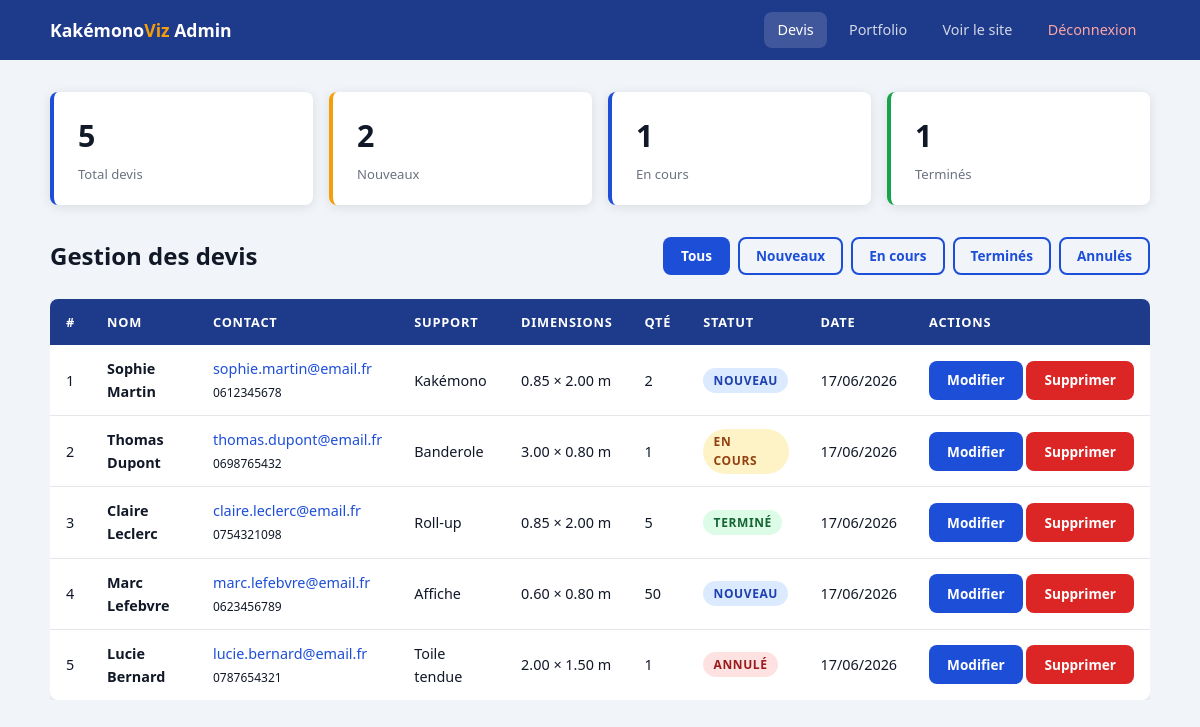
The page /admin/index.php (signed in) on the database its author committed.
### tables this page shows
CREATE TABLE IF NOT EXISTS devis (
    id           INT          UNSIGNED AUTO_INCREMENT PRIMARY KEY,
    nom          VARCHAR(100) NOT NULL,
    email        VARCHAR(150) NOT NULL,
    telephone    VARCHAR(20)  NOT NULL,
    type_support VARCHAR(80)  NOT NULL,
    largeur      DECIMAL(6,2) NOT NULL,
    hauteur      DECIMAL(6,2) NOT NULL,
    quantite     INT          UNSIGNED NOT NULL DEFAULT 1,
    description  TEXT,
    fichier      VARCHAR(255) DEFAULT NULL,
    statut       ENUM('nouveau','en_cours','termine','annule') NOT NULL DEFAULT 'nouveau',
    cree_le      TIMESTAMP    NOT NULL DEFAULT CURRENT_TIMESTAMP
);

### fonctions.php (called while the page is built, shortened)
<?php
function get_devis(?string $statut = null): array {
    $pdo = getConnexion();
    if ($statut) {
        $stmt = $pdo->prepare('SELECT * FROM devis WHERE statut = :s ORDER BY cree_le DESC');
        $stmt->execute([':s' => $statut]);
    } else {
        $stmt = $pdo->query('SELECT * FROM devis ORDER BY cree_le DESC');
    }
    return $stmt->fetchAll();
}

### admin/index.php (the view, shortened to what this page needs)
<?php
require_once '../fonctions.php';
$filtre_statut = $_GET['statut'] ?? '';
$devis = get_devis($filtre_statut ?: null);
$tous    = get_devis();
$compteurs = [
    'total'    => count($tous),
    'nouveau'  => count(array_filter($tous, fn($d) => $d['statut'] === 'nouveau')),
    'en_cours' => count(array_filter($tous, fn($d) => $d['statut'] === 'en_cours')),
    'termine'  => count(array_filter($tous, fn($d) => $d['statut'] === 'termine')),
];
$labels_statut = [
    'nouveau'  => 'Nouveau',
    'en_cours' => 'En cours',
    'termine'  => 'Terminé',
    'annule'   => 'Annulé',
];
?>
<!DOCTYPE html>
<html lang="fr">
<head>
    <link rel="stylesheet" href="../style.css">
</head>
<body class="admin-body">
<nav class="admin-nav">
    <div class="container">
        <span class="admin-brand">Kakémono<span>Viz</span> Admin</span>
        <div class="admin-nav-links">
            <a href="index.php" class="active">Devis</a>
            <a href="portfolio.php">Portfolio</a>
            <a href="../index.php" target="_blank">Voir le site</a>
            <a href="logout.php" class="logout">Déconnexion</a>
        </div>
    </div>
</nav>
<main class="admin-main">
    <div class="container">
        <div class="dash-cards">
            <div class="dash-card">
                <div class="dash-card-val"><?= $compteurs['total'] ?></div>
                <div class="dash-card-lbl">Total devis</div>
            </div>
            <div class="dash-card ambre">
                <div class="dash-card-val"><?= $compteurs['nouveau'] ?></div>
                <div class="dash-card-lbl">Nouveaux</div>
            </div>
            <div class="dash-card">
                <div class="dash-card-val"><?= $compteurs['en_cours'] ?></div>
                <div class="dash-card-lbl">En cours</div>
            </div>
            <div class="dash-card vert">
                <div class="dash-card-val"><?= $compteurs['termine'] ?></div>
                <div class="dash-card-lbl">Terminés</div>
            </div>
        </div>
        <div class="admin-page-header">
            <h1>Gestion des devis</h1>
            <div style="display:flex;gap:.5rem;flex-wrap:wrap;">
                <?php foreach ([''=>'Tous', 'nouveau'=>'Nouveaux', 'en_cours'=>'En cours', 'termine'=>'Terminés', 'annule'=>'Annulés'] as $val => $label): ?>
                <a href="index.php<?= $val ? '?statut=' . $val : '' ?>"
                   class="btn btn-sm <?= $filtre_statut === $val ? 'btn-bleu' : 'btn-outline' ?>"
                   style="<?= $filtre_statut !== $val ? 'border-color:var(--bleu);color:var(--bleu);' : '' ?>">
                    <?= $label ?>
                </a>
                <?php endforeach; ?>
            </div>
        </div>
        <div class="table-wrap">
            <table>
                <thead>
                    <tr>
                        <th>#</th>
                        <th>Nom</th>
                        <th>Contact</th>
                        <th>Support</th>
                        <th>Dimensions</th>
                        <th>Qté</th>
                        <th>Statut</th>
                        <th>Date</th>
                        <th>Actions</th>
                    </tr>
                </thead>
                <tbody>
                <?php if (empty($devis)): ?>
                    <tr><td colspan="9" style="text-align:center;padding:2rem;color:var(--gris-mid);">Aucun devis.</td></tr>
                <?php else: ?>
                    <?php foreach ($devis as $d): ?>
                    <tr>
                        <td><?= $d['id'] ?></td>
                        <td><strong><?= htmlspecialchars($d['nom'], ENT_QUOTES, 'UTF-8') ?></strong></td>
                        <td>
                            <a href="mailto:<?= htmlspecialchars($d['email'], ENT_QUOTES, 'UTF-8') ?>"><?= htmlspecialchars($d['email'], ENT_QUOTES, 'UTF-8') ?></a><br>
                            <small><?= htmlspecialchars($d['telephone'], ENT_QUOTES, 'UTF-8') ?></small>
                        </td>
                        <td><?= htmlspecialchars($d['type_support'], ENT_QUOTES, 'UTF-8') ?></td>
                        <td><?= $d['largeur'] ?> × <?= $d['hauteur'] ?> m</td>
                        <td><?= (int)$d['quantite'] ?></td>
                        <td><span class="badge badge-<?= $d['statut'] ?>"><?= $labels_statut[$d['statut']] ?></span></td>
                        <td><?= date('d/m/Y', strtotime($d['cree_le'])) ?></td>
                        <td style="white-space:nowrap;">
                            <a href="devis_modifier.php?id=<?= $d['id'] ?>" class="btn btn-sm btn-bleu">Modifier</a>
                            <a href="devis_supprimer.php?id=<?= $d['id'] ?>" class="btn btn-sm btn-danger"
                               onclick="return confirm('Supprimer ce devis ?')">Supprimer</a>
                        </td>
                    </tr>
                    <?php endforeach; ?>
                <?php endif; ?>
                </tbody>
            </table>
        </div>
    </div>
</main>
</body>
</html>

### style.css (style rules this page uses)
:root { --bleu: #1D4ED8; --bleu-fonce:#1E3A8A; --ambre: #F59E0B; --ambre-clair:#FEF3C7; --gris-dark: #111827; --gris-mid: #6B7280; --gris-light:#F3F4F6; --blanc: #FFFFFF; --rouge: #DC2626; --vert: #16A34A; --radius: 8px; --shadow: 0 2px 12px rgba(0,0,0,.10); }
*, *::before, *::after { box-sizing: border-box; margin: 0; padding: 0; }
html { scroll-behavior: smooth; }
body { font-family: 'Segoe UI', system-ui, -apple-system, sans-serif; color: var(--gris-dark); background: var(--blanc); line-height: 1.6; }
a { color: var(--bleu); text-decoration: none; }
h1 { font-size: clamp(1.8rem, 4vw, 3rem); font-weight: 800; line-height: 1.15; }
.container { max-width: 1140px; margin: 0 auto; padding: 0 1.25rem; }
.badge { display: inline-block; padding: .2rem .65rem; border-radius: 999px; font-size: .75rem; font-weight: 600; text-transform: uppercase; letter-spacing: .05em; }
.badge-nouveau { background:#DBEAFE; color:#1E40AF; }
.badge-en_cours { background:#FEF3C7; color:#92400E; }
.badge-termine { background:#DCFCE7; color:#166534; }
.badge-annule { background:#FEE2E2; color:#991B1B; }
.btn { display: inline-flex; align-items: center; gap: .4rem; padding: .7rem 1.6rem; border-radius: var(--radius); font-size: .95rem; font-weight: 600; cursor: pointer; border: 2px solid transparent; transition: all .2s; text-decoration: none; }
.btn-outline { background: transparent; border-color: rgba(255,255,255,.7); color: var(--blanc); }
.btn-bleu { background: var(--bleu); color: var(--blanc); }
.btn-danger { background: var(--rouge); color: var(--blanc); }
.btn-sm { padding: .4rem 1rem; font-size: .85rem; }
.admin-body { background: #F1F5F9; min-height: 100vh; }
.admin-nav { background: var(--bleu-fonce); padding: .75rem 0; position: sticky; top: 0; z-index: 100; }
.admin-nav .container { display: flex; align-items: center; justify-content: space-between; }
.admin-brand { color: var(--blanc); font-size: 1.1rem; font-weight: 700; }
.admin-brand span { color: var(--ambre); }
.admin-nav-links { display: flex; gap: .5rem; }
.admin-nav-links a { color: rgba(255,255,255,.8); padding: .4rem .85rem; border-radius: var(--radius); font-size: .9rem; transition: background .2s; }
.admin-nav-links a:hover, .admin-nav-links a.active { background: rgba(255,255,255,.15); color: var(--blanc); text-decoration: none; }
.admin-nav-links a.logout { color: #FCA5A5; }
.admin-main { padding: 2rem 0; }
.table-wrap { overflow-x: auto; }
table { width: 100%; border-collapse: collapse; background: var(--blanc); border-radius: var(--radius); overflow: hidden; box-shadow: var(--shadow); font-size: .9rem; }
thead th { background: var(--bleu-fonce); color: var(--blanc); padding: .8rem 1rem; text-align: left; font-size: .8rem; text-transform: uppercase; letter-spacing: .06em; }
tbody tr { border-bottom: 1px solid #E5E7EB; }
tbody tr:last-child { border-bottom: none; }
tbody td { padding: .75rem 1rem; vertical-align: middle; }
.dash-cards { display: grid; grid-template-columns: repeat(auto-fit, minmax(180px, 1fr)); gap: 1rem; margin-bottom: 2rem; }
.dash-card { background: var(--blanc); border-radius: var(--radius); padding: 1.25rem 1.5rem; box-shadow: var(--shadow); border-left: 4px solid var(--bleu); }
.dash-card.ambre { border-color: var(--ambre); }
.dash-card.vert { border-color: var(--vert); }
.dash-card-val { font-size: 1.9rem; font-weight: 800; color: var(--gris-dark); }
.dash-card-lbl { font-size: .82rem; color: var(--gris-mid); margin-top: .2rem; }
.admin-page-header { display: flex; align-items: center; justify-content: space-between; flex-wrap: wrap; gap: 1rem; margin-bottom: 1.5rem; }
.admin-page-header h1 { font-size: 1.5rem; }

### rows shown on the page
devis: id "1", nom "Sophie Martin", email "sophie.martin@email.fr", telephone "0612345678", type_support "Kakémono", largeur "0.85", hauteur "2.00", quantite "2", statut "NOUVEAU", cree_le "17/06/2026"
devis: id "2", nom "Thomas Dupont", email "thomas.dupont@email.fr", telephone "0698765432", type_support "Banderole", largeur "3.00", hauteur "0.80", quantite "1", statut "EN COURS", cree_le "17/06/2026"
devis: id "3", nom "Claire Leclerc", email "claire.leclerc@email.fr", telephone "0754321098", type_support "Roll-up", largeur "0.85", hauteur "2.00", quantite "5", statut "TERMINÉ", cree_le "17/06/2026"
devis: id "4", nom "Marc Lefebvre", email "marc.lefebvre@email.fr", telephone "0623456789", type_support "Affiche", largeur "0.60", hauteur "0.80", quantite "50", statut "NOUVEAU", cree_le "17/06/2026"
devis: id "5", nom "Lucie Bernard", email "lucie.bernard@email.fr", telephone "0787654321", type_support "Toile tendue", largeur "2.00", hauteur "1.50", quantite "1", statut "ANNULÉ", cree_le "17/06/2026"

### other values the page prints
$compteurs['total'] "5"
$compteurs['nouveau'] "2"
$compteurs['en_cours'] "1"
$compteurs['termine'] "1"
$label "Tous"
$label "Nouveaux"
$label "En cours"
$label "Terminés"
$label "Annulés"
